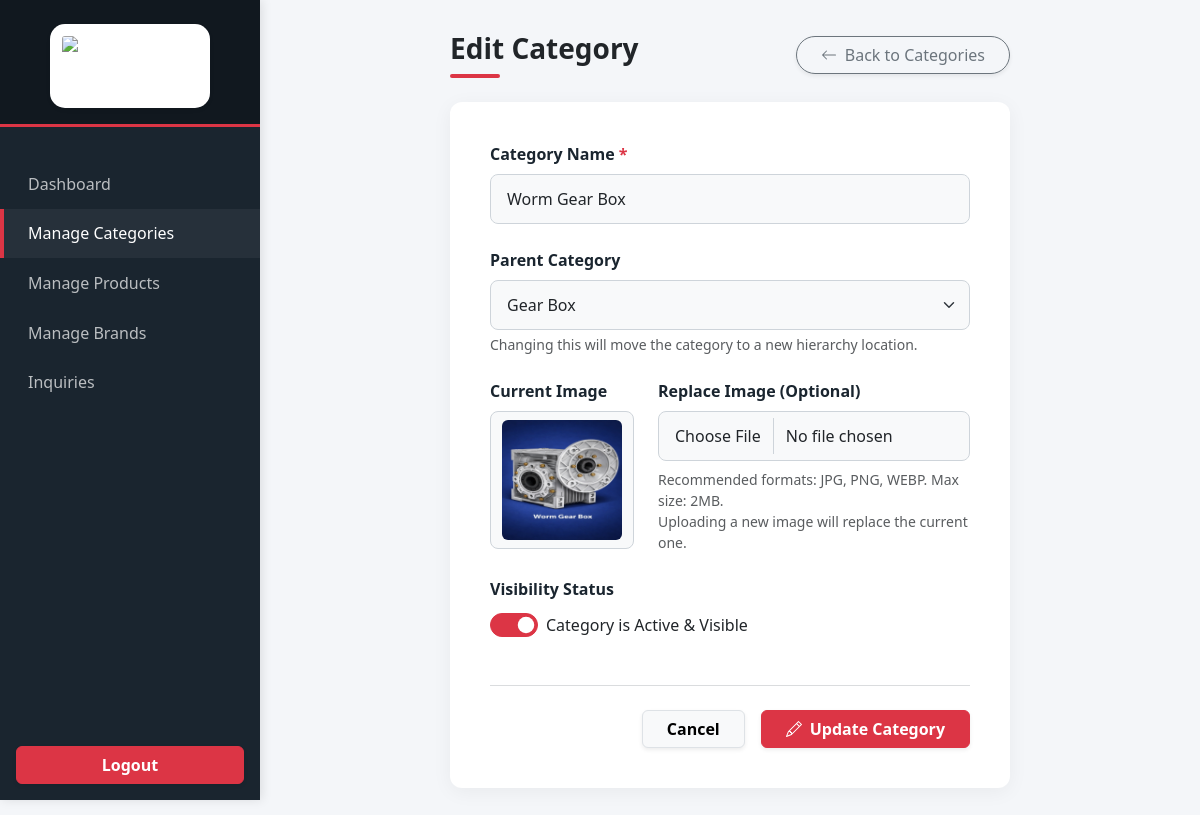
The app's page /admin/categories/edit.php?id=22 (signed in) with its own data.
### tables this page shows
CREATE TABLE `categories` (
  `id` int(11) NOT NULL,
  `parent_id` int(11) DEFAULT NULL,
  `name` varchar(150) NOT NULL,
  `slug` varchar(150) DEFAULT NULL,
  `image` varchar(255) DEFAULT NULL,
  `status` tinyint(4) DEFAULT 1,
  `sort_order` int(11) DEFAULT 0,
  `created_at` timestamp NOT NULL DEFAULT current_timestamp()
);

### admin/categories/edit.php (the view, shortened to what this page needs)
<?php
require_once "../../config/database.php";
function categoryDropdown($parent_id = NULL, $level = 0, $selected_id = NULL, $current_id = NULL)
{
    global $conn;
    if ($parent_id === NULL) {
        $stmt = $conn->prepare("SELECT * FROM categories WHERE parent_id IS NULL ORDER BY name ASC");
    } else {
        $stmt = $conn->prepare("SELECT * FROM categories WHERE parent_id = ? ORDER BY name ASC");
        $stmt->bind_param("i", $parent_id);
    }
    $stmt->execute();
    $result = $stmt->get_result();
    while ($row = $result->fetch_assoc()) {
        if ($row['id'] == $current_id) {
            continue;
        }
        $selected = ($row['id'] == $selected_id) ? "selected" : "";
        echo "<option value='{$row['id']}' $selected>";
        echo str_repeat("— ", $level) . htmlspecialchars($row['name']);
        echo "</option>";
        categoryDropdown($row['id'], $level + 1, $selected_id, $current_id);
    }
}
$id = intval($_GET['id']);
$stmt = $conn->prepare("SELECT * FROM categories WHERE id = ?");
$stmt->bind_param("i", $id);
$stmt->execute();
$category = $stmt->get_result()->fetch_assoc();
?>
<!DOCTYPE html>
<html lang="en">
<head>
    <link href="https://cdn.jsdelivr.net/npm/bootstrap@5.3.2/dist/css/bootstrap.min.css" rel="stylesheet">
</head>
<body>
    <?php include "../sidebar.php"; ?>
    <div class="main-content">
        <div class="container-fluid">
            <div class="row justify-content-center">
                <div class="col-lg-10 col-xl-8">
                    <div class="d-flex justify-content-between align-items-center mb-4 flex-wrap gap-3">
                        <div>
                            <h3 class="fw-bold mb-0 text-dark">Edit Category</h3>
                            <div class="accent-line"></div>
                        </div>
                        <a href="index.php" class="btn btn-outline-secondary d-inline-flex align-items-center gap-2 shadow-sm rounded-pill px-4">
                            <svg xmlns="http://www.w3.org/2000/svg" width="16" height="16" fill="currentColor" viewBox="0 0 16 16">
                                <path fill-rule="evenodd" d="M15 8a.5.5 0 0 0-.5-.5H2.707l3.147-3.146a.5.5 0 1 0-.708-.708l-4 4a.5.5 0 0 0 0 .708l4 4a.5.5 0 0 0 .708-.708L2.707 8.5H14.5A.5.5 0 0 0 15 8z" />
                            </svg>
                            Back to Categories
                        </a>
                    </div>
                    <div class="card admin-card">
                        <div class="admin-card-body">
                            <form method="POST" enctype="multipart/form-data">
                                <div class="mb-4">
                                    <label class="form-label" for="categoryName">Category Name <span class="text-danger">*</span></label>
                                    <input type="text" name="name" id="categoryName" class="form-control bg-light" value="<?= htmlspecialchars($category['name']); ?>" required>
                                </div>
                                <div class="mb-4">
                                    <label class="form-label" for="parentCategory">Parent Category</label>
                                    <select name="parent_id" id="parentCategory" class="form-select bg-light">
                                        <?php categoryDropdown(NULL, 0, $category['parent_id'], $id); ?>
                                    </select>
                                    <div class="form-text">Changing this will move the category to a new hierarchy location.</div>
                                </div>
                                <div class="row mb-4">
                                    <div class="col-md-4 mb-3 mb-md-0">
                                        <label class="form-label d-block">Current Image</label>
                                        <div class="current-image-preview text-center w-100">
                                            <?php if ($category['image']): ?>
                                                <img src="../../uploads/categories/<?= $category['image']; ?>" class="img-fluid rounded" style="max-height: 120px; object-fit: contain;" alt="Current Image">
                                            <?php else: ?>
                                                <div class="py-4 text-muted small fw-semibold">No Image Uploaded</div>
                                            <?php endif; ?>
                                        </div>
                                    </div>
                                    <div class="col-md-8">
                                        <label class="form-label" for="replaceImage">Replace Image (Optional)</label>
                                        <input type="file" name="image" id="replaceImage" class="form-control bg-light" accept=".jpg,.jpeg,.png,.webp">
                                        <div class="form-text mt-2">Recommended formats: JPG, PNG, WEBP. Max size: 2MB.<br>Uploading a new image will replace the current one.</div>
                                    </div>
                                </div>
                                <div class="mb-5">
                                    <label class="form-label d-block">Visibility Status</label>
                                    <div class="form-check form-switch">
                                        <input class="form-check-input" type="checkbox" role="switch" id="statusSwitch" name="status" <?= $category['status'] ? 'checked' : ''; ?>>
                                        <label class="form-check-label ms-2" for="statusSwitch">Category is Active & Visible</label>
                                    </div>
                                </div>
                                <hr class="border-secondary opacity-25 mb-4">
                                <div class="d-flex justify-content-end gap-3">
                                    <a href="index.php" class="btn btn-light px-4 fw-semibold border shadow-sm">Cancel</a>
                                    <button type="submit" class="btn btn-danger px-4 fw-semibold shadow-sm d-inline-flex align-items-center gap-2">
                                        Update Category
                                    </button>
                                </div>
                            </form>
                        </div>
                    </div>
                </div>
            </div>
        </div>
    </div>
</body>
</html>

### admin/categories/edit.php (style rules this page uses)
:root { --admin-dark: #1a252f; --admin-darker: #11181f; --admin-accent: #dc3545; --admin-bg: #f4f6f9; }
body { background-color: var(--admin-bg); font-family: 'Segoe UI', Roboto, Helvetica, Arial, sans-serif; overflow-x: hidden; }
.main-content { margin-left: 260px; padding: 2rem; width: calc(100% - 260px); }
.admin-card { background: #ffffff; border: none; border-radius: 12px; box-shadow: 0 4px 20px rgba(0, 0, 0, 0.05); overflow: hidden; }
.admin-card-body { padding: 2.5rem; }
.accent-line { height: 4px; width: 50px; background-color: var(--admin-accent); border-radius: 2px; margin-top: 0.5rem; }
.form-label { font-weight: 600; color: var(--admin-dark); margin-bottom: 0.5rem; }
.form-control, .form-select { padding: 0.75rem 1rem; border-radius: 8px; border: 1px solid #ced4da; transition: all 0.2s ease; }
.current-image-preview { border: 1px solid #ced4da; padding: 0.5rem; border-radius: 8px; background-color: #f8f9fa; display: inline-block; }
.form-switch .form-check-input { width: 3em; height: 1.5em; cursor: pointer; }
.form-switch .form-check-input:checked { background-color: var(--admin-accent); border-color: var(--admin-accent); }
.form-switch .form-check-label { padding-top: 0.25rem; font-weight: 500; cursor: pointer; }

### records on screen
categories: name "Worm Gear Box", image (picture), status "☑"

### other values on screen
form field parent_id "Gear Box"
